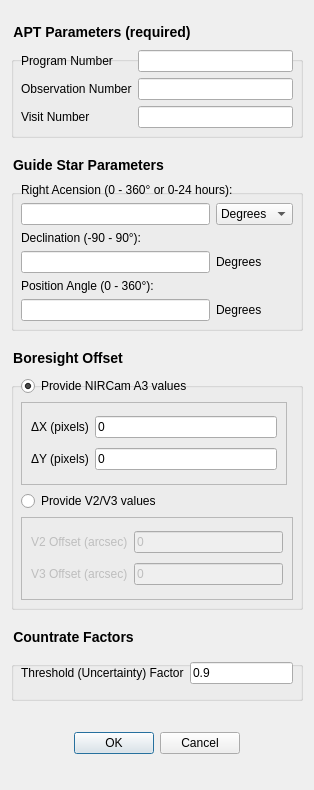
<?xml version="1.0" encoding="UTF-8"?>
<ui version="4.0">
 <class>Dialog</class>
 <widget class="QDialog" name="Dialog">
  <property name="geometry">
   <rect>
    <x>0</x>
    <y>0</y>
    <width>314</width>
    <height>790</height>
   </rect>
  </property>
  <property name="windowTitle">
   <string>Dialog</string>
  </property>
  <layout class="QVBoxLayout" name="verticalLayout">
   <item>
    <spacer name="verticalSpacer_4">
     <property name="orientation">
      <enum>Qt::Vertical</enum>
     </property>
     <property name="sizeType">
      <enum>QSizePolicy::Fixed</enum>
     </property>
     <property name="sizeHint" stdset="0">
      <size>
       <width>20</width>
       <height>13</height>
      </size>
     </property>
    </spacer>
   </item>
   <item>
    <widget class="QGroupBox" name="groupBox">
     <property name="styleSheet">
      <string notr="true">QGroupBox { font-size: 14px; font-weight: bold; margin-top: 16px } QGroupBox::title { top: -16px }</string>
     </property>
     <property name="title">
      <string>APT Parameters (required)</string>
     </property>
     <layout class="QGridLayout" name="gridLayout">
      <item row="0" column="0">
       <widget class="QLabel" name="label">
        <property name="toolTip">
         <string>Three to four digit number describing the APT program</string>
        </property>
        <property name="text">
         <string>Program Number</string>
        </property>
       </widget>
      </item>
      <item row="0" column="1">
       <widget class="QLineEdit" name="lineEdit_programNumber">
        <property name="toolTip">
         <string>Three to four digit number describing the APT program</string>
        </property>
       </widget>
      </item>
      <item row="1" column="0">
       <widget class="QLabel" name="label_2">
        <property name="toolTip">
         <string>Number of the observation within the APT program</string>
        </property>
        <property name="text">
         <string>Observation Number</string>
        </property>
       </widget>
      </item>
      <item row="1" column="1">
       <widget class="QLineEdit" name="lineEdit_observationNumber">
        <property name="toolTip">
         <string>Number of the observation within the APT program</string>
        </property>
       </widget>
      </item>
      <item row="2" column="0">
       <widget class="QLabel" name="label_3">
        <property name="toolTip">
         <string>Number of the visit within the observation</string>
        </property>
        <property name="text">
         <string>Visit Number</string>
        </property>
       </widget>
      </item>
      <item row="2" column="1">
       <widget class="QLineEdit" name="lineEdit_visitNumber">
        <property name="toolTip">
         <string>Number of the visit within the observation</string>
        </property>
       </widget>
      </item>
     </layout>
    </widget>
   </item>
   <item>
    <spacer name="verticalSpacer_3">
     <property name="orientation">
      <enum>Qt::Vertical</enum>
     </property>
     <property name="sizeType">
      <enum>QSizePolicy::Fixed</enum>
     </property>
     <property name="sizeHint" stdset="0">
      <size>
       <width>20</width>
       <height>13</height>
      </size>
     </property>
    </spacer>
   </item>
   <item>
    <widget class="QGroupBox" name="groupBox_2">
     <property name="styleSheet">
      <string notr="true">QGroupBox { font-size: 14px; font-weight: bold; margin-top: 16px } QGroupBox::title { top: -16px }</string>
     </property>
     <property name="title">
      <string>Guide Star Parameters</string>
     </property>
     <layout class="QGridLayout" name="gridLayout_2">
      <item row="1" column="1">
       <widget class="QComboBox" name="comboBox_RAUnit">
        <item>
         <property name="text">
          <string>Degrees</string>
         </property>
        </item>
        <item>
         <property name="text">
          <string>Hours</string>
         </property>
        </item>
       </widget>
      </item>
      <item row="1" column="0">
       <widget class="QLineEdit" name="lineEdit_RA">
        <property name="toolTip">
         <string>Right acension of the guide star in degrees</string>
        </property>
       </widget>
      </item>
      <item row="3" column="0">
       <widget class="QLineEdit" name="lineEdit_Dec">
        <property name="toolTip">
         <string>Declination of the guide star in degrees</string>
        </property>
        <property name="statusTip">
         <string/>
        </property>
        <property name="text">
         <string/>
        </property>
       </widget>
      </item>
      <item row="5" column="0">
       <widget class="QLineEdit" name="lineEdit_PA">
        <property name="toolTip">
         <string>Position or roll angle of the telescope in degrees</string>
        </property>
        <property name="accessibleName">
         <string/>
        </property>
       </widget>
      </item>
      <item row="5" column="1">
       <widget class="QLabel" name="label_12">
        <property name="text">
         <string>Degrees</string>
        </property>
       </widget>
      </item>
      <item row="3" column="1">
       <widget class="QLabel" name="label_13">
        <property name="text">
         <string>Degrees</string>
        </property>
       </widget>
      </item>
      <item row="0" column="0" colspan="2">
       <widget class="QLabel" name="label_4">
        <property name="toolTip">
         <string>Right acension of the guide star in degrees</string>
        </property>
        <property name="text">
         <string>Right Acension (0 - 360° or 0-24 hours):</string>
        </property>
       </widget>
      </item>
      <item row="2" column="0" colspan="2">
       <widget class="QLabel" name="label_5">
        <property name="toolTip">
         <string>Declination of the guide star in degrees</string>
        </property>
        <property name="statusTip">
         <string/>
        </property>
        <property name="text">
         <string>Declination (-90 - 90°):</string>
        </property>
       </widget>
      </item>
      <item row="4" column="0" colspan="2">
       <widget class="QLabel" name="label_6">
        <property name="toolTip">
         <string>Position or roll angle of the telescope in degrees</string>
        </property>
        <property name="accessibleName">
         <string/>
        </property>
        <property name="text">
         <string>Position Angle (0 - 360°):</string>
        </property>
       </widget>
      </item>
     </layout>
    </widget>
   </item>
   <item>
    <spacer name="verticalSpacer_2">
     <property name="orientation">
      <enum>Qt::Vertical</enum>
     </property>
     <property name="sizeType">
      <enum>QSizePolicy::Fixed</enum>
     </property>
     <property name="sizeHint" stdset="0">
      <size>
       <width>20</width>
       <height>13</height>
      </size>
     </property>
    </spacer>
   </item>
   <item>
    <widget class="QGroupBox" name="groupBox_3">
     <property name="minimumSize">
      <size>
       <width>0</width>
       <height>260</height>
      </size>
     </property>
     <property name="styleSheet">
      <string notr="true">QGroupBox { font-size: 14px; font-weight: bold; margin-top: 16px } QGroupBox::title { top: -16px }</string>
     </property>
     <property name="title">
      <string>Boresight Offset</string>
     </property>
     <layout class="QGridLayout" name="gridLayout_3">
      <item row="2" column="0" colspan="2">
       <widget class="QRadioButton" name="radioButton_boresightV2V3">
        <property name="text">
         <string>Provide V2/V3 values</string>
        </property>
        <attribute name="buttonGroup">
         <string notr="true">buttonGroup_boresight</string>
        </attribute>
       </widget>
      </item>
      <item row="0" column="0">
       <widget class="QRadioButton" name="radioButton_boresightNIRCam">
        <property name="text">
         <string>Provide NIRCam A3 values</string>
        </property>
        <property name="checked">
         <bool>true</bool>
        </property>
        <attribute name="buttonGroup">
         <string notr="true">buttonGroup_boresight</string>
        </attribute>
       </widget>
      </item>
      <item row="3" column="0" colspan="2">
       <widget class="QFrame" name="frame">
        <property name="enabled">
         <bool>false</bool>
        </property>
        <property name="minimumSize">
         <size>
          <width>0</width>
          <height>40</height>
         </size>
        </property>
        <property name="frameShape">
         <enum>QFrame::StyledPanel</enum>
        </property>
        <property name="frameShadow">
         <enum>QFrame::Raised</enum>
        </property>
        <layout class="QGridLayout" name="gridLayout_5">
         <item row="0" column="0">
          <widget class="QLabel" name="label_7">
           <property name="toolTip">
            <string>Boresight offset in V2 in arcsec</string>
           </property>
           <property name="accessibleName">
            <string/>
           </property>
           <property name="text">
            <string>V2 Offset (arcsec)</string>
           </property>
          </widget>
         </item>
         <item row="0" column="1">
          <widget class="QLineEdit" name="lineEdit_boresightV2">
           <property name="toolTip">
            <string>Boresight offset in V2 in arcsec</string>
           </property>
           <property name="accessibleName">
            <string/>
           </property>
           <property name="text">
            <string>0</string>
           </property>
          </widget>
         </item>
         <item row="1" column="0">
          <widget class="QLabel" name="label_8">
           <property name="toolTip">
            <string>Boresight offset in V3 in arcsec</string>
           </property>
           <property name="accessibleName">
            <string/>
           </property>
           <property name="text">
            <string>V3 Offset (arcsec)</string>
           </property>
          </widget>
         </item>
         <item row="1" column="1">
          <widget class="QLineEdit" name="lineEdit_boresightV3">
           <property name="toolTip">
            <string>Boresight offset in V3 in arcsec</string>
           </property>
           <property name="accessibleName">
            <string/>
           </property>
           <property name="text">
            <string>0</string>
           </property>
          </widget>
         </item>
        </layout>
       </widget>
      </item>
      <item row="1" column="0">
       <widget class="QFrame" name="frame_2">
        <property name="minimumSize">
         <size>
          <width>0</width>
          <height>40</height>
         </size>
        </property>
        <property name="frameShape">
         <enum>QFrame::StyledPanel</enum>
        </property>
        <property name="frameShadow">
         <enum>QFrame::Raised</enum>
        </property>
        <layout class="QGridLayout" name="gridLayout_6">
         <item row="0" column="1">
          <widget class="QLineEdit" name="lineEdit_boresightX">
           <property name="text">
            <string>0</string>
           </property>
          </widget>
         </item>
         <item row="0" column="0">
          <widget class="QLabel" name="label_10">
           <property name="text">
            <string>ΔX (pixels)</string>
           </property>
          </widget>
         </item>
         <item row="1" column="0">
          <widget class="QLabel" name="label_11">
           <property name="text">
            <string>ΔY (pixels)</string>
           </property>
          </widget>
         </item>
         <item row="1" column="1">
          <widget class="QLineEdit" name="lineEdit_boresightY">
           <property name="text">
            <string>0</string>
           </property>
          </widget>
         </item>
        </layout>
       </widget>
      </item>
     </layout>
    </widget>
   </item>
   <item>
    <spacer name="verticalSpacer_5">
     <property name="orientation">
      <enum>Qt::Vertical</enum>
     </property>
     <property name="sizeType">
      <enum>QSizePolicy::Fixed</enum>
     </property>
     <property name="sizeHint" stdset="0">
      <size>
       <width>20</width>
       <height>13</height>
      </size>
     </property>
    </spacer>
   </item>
   <item>
    <widget class="QGroupBox" name="groupBox_4">
     <property name="sizePolicy">
      <sizepolicy hsizetype="Preferred" vsizetype="Preferred">
       <horstretch>0</horstretch>
       <verstretch>0</verstretch>
      </sizepolicy>
     </property>
     <property name="minimumSize">
      <size>
       <width>290</width>
       <height>0</height>
      </size>
     </property>
     <property name="styleSheet">
      <string notr="true">QGroupBox { font-size: 14px; font-weight: bold; margin-top: 16px } QGroupBox::title { top: -16px }</string>
     </property>
     <property name="title">
      <string>Countrate Factors</string>
     </property>
     <layout class="QGridLayout" name="gridLayout_4">
      <item row="0" column="0" colspan="2">
       <widget class="QLabel" name="label_9">
        <property name="toolTip">
         <string>&lt;html&gt;&lt;head/&gt;&lt;body&gt;&lt;p&gt;The uncertainty in the brightness of the guide and reference stars; e.g. if the uncertainty factor is 0.9, then a star with a countrate of 100 will have an uncertainty of 90&lt;/p&gt;&lt;/body&gt;&lt;/html&gt;</string>
        </property>
        <property name="text">
         <string>Threshold (Uncertainty) Factor</string>
        </property>
       </widget>
      </item>
      <item row="0" column="2" colspan="2">
       <widget class="QLineEdit" name="lineEdit_countrateUncertainty">
        <property name="toolTip">
         <string>&lt;html&gt;&lt;head/&gt;&lt;body&gt;&lt;p&gt;The uncertainty in the brightness of the guide and reference stars; e.g. if the uncertainty factor is 0.9, then a star with a countrate of 100 will have an uncertainty of 90&lt;/p&gt;&lt;/body&gt;&lt;/html&gt;</string>
        </property>
        <property name="text">
         <string>0.9</string>
        </property>
       </widget>
      </item>
     </layout>
    </widget>
   </item>
   <item>
    <widget class="QDialogButtonBox" name="buttonBox">
     <property name="sizePolicy">
      <sizepolicy hsizetype="Expanding" vsizetype="Preferred">
       <horstretch>0</horstretch>
       <verstretch>0</verstretch>
      </sizepolicy>
     </property>
     <property name="orientation">
      <enum>Qt::Horizontal</enum>
     </property>
     <property name="standardButtons">
      <set>QDialogButtonBox::Cancel|QDialogButtonBox::Ok</set>
     </property>
     <property name="centerButtons">
      <bool>true</bool>
     </property>
    </widget>
   </item>
  </layout>
 </widget>
 <tabstops>
  <tabstop>lineEdit_programNumber</tabstop>
  <tabstop>lineEdit_observationNumber</tabstop>
  <tabstop>lineEdit_visitNumber</tabstop>
  <tabstop>lineEdit_RA</tabstop>
  <tabstop>comboBox_RAUnit</tabstop>
  <tabstop>lineEdit_Dec</tabstop>
  <tabstop>lineEdit_PA</tabstop>
  <tabstop>radioButton_boresightNIRCam</tabstop>
  <tabstop>lineEdit_boresightX</tabstop>
  <tabstop>lineEdit_boresightY</tabstop>
  <tabstop>radioButton_boresightV2V3</tabstop>
  <tabstop>lineEdit_boresightV2</tabstop>
  <tabstop>lineEdit_boresightV3</tabstop>
  <tabstop>lineEdit_countrateUncertainty</tabstop>
  <tabstop>buttonBox</tabstop>
 </tabstops>
 <resources/>
 <connections>
  <connection>
   <sender>buttonBox</sender>
   <signal>accepted()</signal>
   <receiver>Dialog</receiver>
   <slot>accept()</slot>
   <hints>
    <hint type="sourcelabel">
     <x>256</x>
     <y>750</y>
    </hint>
    <hint type="destinationlabel">
     <x>157</x>
     <y>274</y>
    </hint>
   </hints>
  </connection>
  <connection>
   <sender>buttonBox</sender>
   <signal>rejected()</signal>
   <receiver>Dialog</receiver>
   <slot>reject()</slot>
   <hints>
    <hint type="sourcelabel">
     <x>283</x>
     <y>750</y>
    </hint>
    <hint type="destinationlabel">
     <x>283</x>
     <y>274</y>
    </hint>
   </hints>
  </connection>
  <connection>
   <sender>radioButton_boresightV2V3</sender>
   <signal>toggled(bool)</signal>
   <receiver>frame_2</receiver>
   <slot>setDisabled(bool)</slot>
   <hints>
    <hint type="sourcelabel">
     <x>114</x>
     <y>482</y>
    </hint>
    <hint type="destinationlabel">
     <x>104</x>
     <y>631</y>
    </hint>
   </hints>
  </connection>
  <connection>
   <sender>radioButton_boresightNIRCam</sender>
   <signal>toggled(bool)</signal>
   <receiver>frame</receiver>
   <slot>setDisabled(bool)</slot>
   <hints>
    <hint type="sourcelabel">
     <x>66</x>
     <y>601</y>
    </hint>
    <hint type="destinationlabel">
     <x>66</x>
     <y>566</y>
    </hint>
   </hints>
  </connection>
 </connections>
 <buttongroups>
  <buttongroup name="buttonGroup_boresight"/>
 </buttongroups>
</ui>
